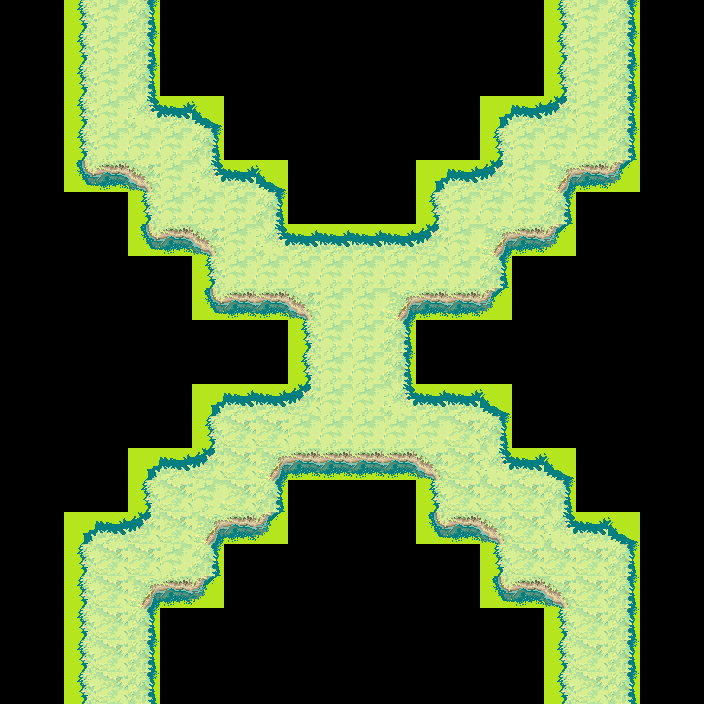

Rendered tile map (Tiled .tmx) drawn with the repository's tilesets; below, a short description and the map source with its tile grids summarised:
An orthogonal 22x22 tile map with 32x32 px tiles, 3 tile layers (collision, grass, misc), 2 tilesets.

<map version="1.0" orientation="orthogonal" width="22" height="22" tilewidth="32" tileheight="32">
 <tileset firstgid="1" name="tilesetgrassland2" tilewidth="32" tileheight="32">
  <image source="../../tilesets/tilesetgrassland2.png" trans="000000" />
 </tileset>
 <tileset firstgid="379" name="collision" tilewidth="32" tileheight="32">
  <image source="../../tilesets/collision.png" />
  <tile id="0">
   <properties>
    <property name="Type" value="grass" />
    <property name="blocked" value="true" />
   </properties>
  </tile>
  <tile id="1">
   <properties>
    <property name="Type" value="noPlace" />
   </properties>
  </tile>
 </tileset>
 <layer name="collision" width="22" height="22">
  <properties>
   <property name="Type" value="grass" />
  </properties>
  <data>[484 cells, 200 non-empty, 2 distinct tile ids]</data>
 </layer>
 <layer name="grass" width="22" height="22">
  <data>[484 cells, 200 non-empty, 14 distinct tile ids]</data>
 </layer>
 <layer name="misc" width="22" height="22">
  <data>[484 cells, 0 non-empty, 0 distinct tile ids]</data>
 </layer>
</map>
